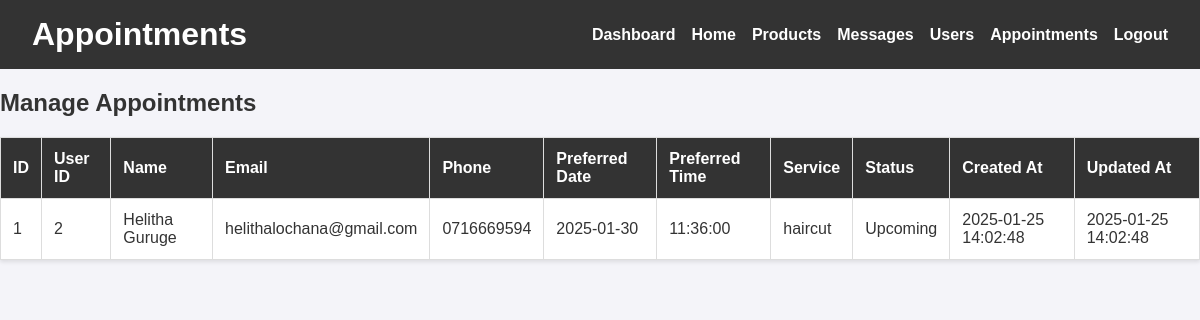
The page /admin/appointments.php on the database its author committed.
### tables this page shows
CREATE TABLE `appointments` (
  `appointment_id` int(11) NOT NULL,
  `user_id` int(11) DEFAULT NULL,
  `name` varchar(100) NOT NULL,
  `email` varchar(150) NOT NULL,
  `phone` varchar(20) DEFAULT NULL,
  `preferred_date` date NOT NULL,
  `preferred_time` time NOT NULL,
  `service` varchar(100) NOT NULL,
  `status` enum('Upcoming','Completed','Cancelled') DEFAULT 'Upcoming',
  `created_at` timestamp NULL DEFAULT current_timestamp(),
  `updated_at` timestamp NULL DEFAULT current_timestamp() ON UPDATE current_timestamp()
);

### admin/adminFunctions.php (called while the page is built, shortened)
<?php
function fetchAppointments($conn)
{
    $stmt = $conn->query("SELECT appointment_id, user_id, name, email, phone, preferred_date, preferred_time, service, status, created_at, updated_at FROM appointments");
    return $stmt->fetchAll(PDO::FETCH_ASSOC);
}

### admin/appointments.php (the view, shortened to what this page needs)
<?php
require_once 'adminFunctions.php';
$appointments = fetchAppointments($conn);
?>
<!DOCTYPE html>
<html lang="en">
<head>
    <link rel="stylesheet" href="adminPanel.css">
</head>
<body>
    <header class="admin-header">
        <h1>Appointments</h1>
        <nav class="admin-nav">
            <ul>
                <li><a href="panelDash.php">Dashboard</a></li>
                <li><a href="/EGS/index.php">Home</a></li>
                <li><a href="products.php">Products</a></li>
                <li><a href="messages.php">Messages</a></li>
                <li><a href="users.php">Users</a></li>
                <li><a href="appointments.php">Appointments</a></li>
                <li><a href="/EGS/pages/login.php">Logout</a></li>
            </ul>
        </nav>
    </header>
    <main>
        <h2>Manage Appointments</h2>
        <table>
            <thead>
                <tr>
                    <th>ID</th>
                    <th>User ID</th>
                    <th>Name</th>
                    <th>Email</th>
                    <th>Phone</th>
                    <th>Preferred Date</th>
                    <th>Preferred Time</th>
                    <th>Service</th>
                    <th>Status</th>
                    <th>Created At</th>
                    <th>Updated At</th>
                </tr>
            </thead>
            <tbody>
                <?php foreach ($appointments as $appointment): ?>
                    <tr>
                        <td><?= htmlspecialchars($appointment['appointment_id']) ?></td>
                        <td><?= htmlspecialchars($appointment['user_id']) ?></td>
                        <td><?= htmlspecialchars($appointment['name']) ?></td>
                        <td><?= htmlspecialchars($appointment['email']) ?></td>
                        <td><?= htmlspecialchars($appointment['phone']) ?></td>
                        <td><?= htmlspecialchars($appointment['preferred_date']) ?></td>
                        <td><?= htmlspecialchars($appointment['preferred_time']) ?></td>
                        <td><?= htmlspecialchars($appointment['service']) ?></td>
                        <td><?= htmlspecialchars($appointment['status']) ?></td>
                        <td><?= htmlspecialchars($appointment['created_at']) ?></td>
                        <td><?= htmlspecialchars($appointment['updated_at']) ?></td>
                    </tr>
                <?php endforeach; ?>
            </tbody>
        </table>
    </main>
</body>
</html>

### admin/adminPanel.css (style rules this page uses)
body { font-family: Arial, sans-serif; margin: 0; padding: 0; background-color: #f4f4f9; color: #333; }
.admin-header { background-color: #333; color: white; padding: 1rem 2rem; display: flex; justify-content: space-between; align-items: center; }
.admin-header h1 { margin: 0; }
.admin-nav ul { list-style: none; margin: 0; padding: 0; display: flex; gap: 1rem; }
.admin-nav ul li { display: inline; }
.admin-nav ul li a { color: white; text-decoration: none; font-weight: bold; }
table { width: 100%; border-collapse: collapse; margin-top: 1rem; background-color: white; box-shadow: 0 2px 4px rgba(0, 0, 0, 0.1); }
table th, table td { padding: 0.75rem; text-align: left; border: 1px solid #ddd; }
table th { background-color: #333; color: white; }

### rows shown on the page
appointments: appointment_id "1", user "2", name "Helitha Guruge", email "helithalochana@gmail.com", phone "0716669594", preferred_date "2025-01-30", preferred_time "11:36:00", service "haircut", status "Upcoming", created_at "2025-01-25 14:02:48", updated_at "2025-01-25 14:02:48"
